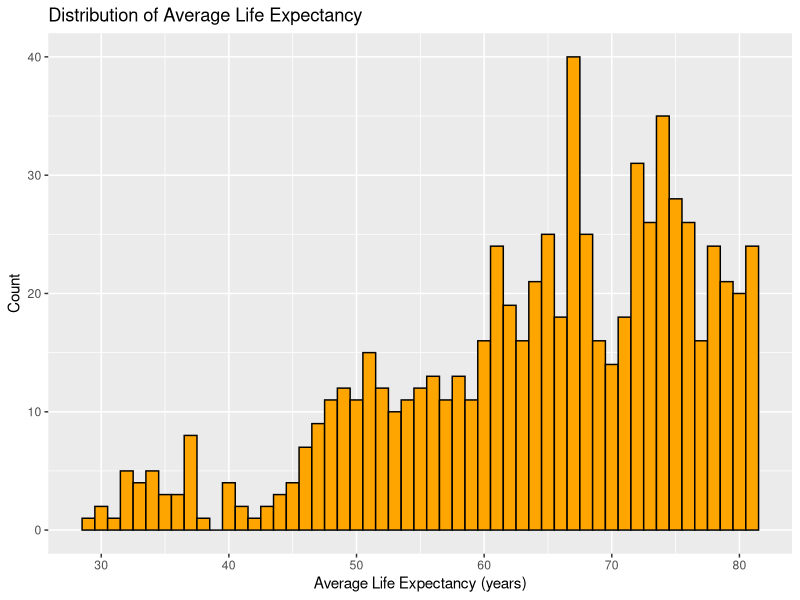
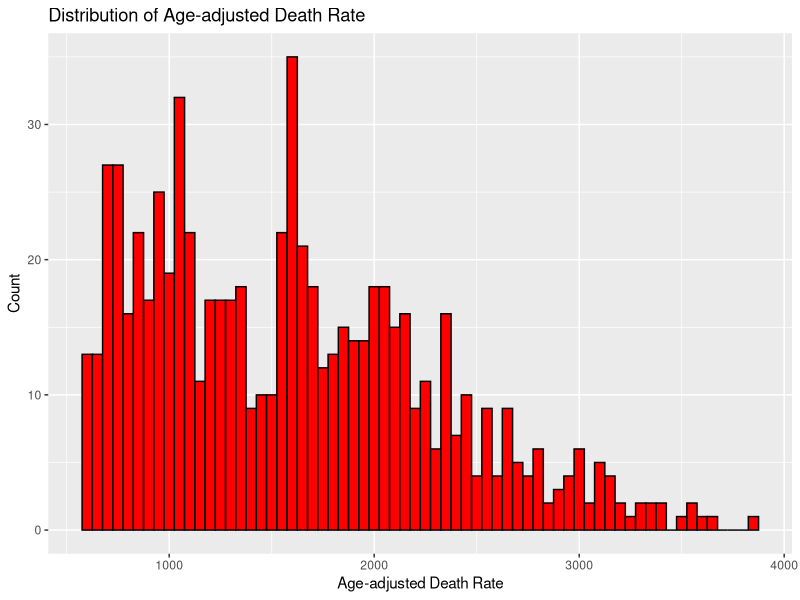
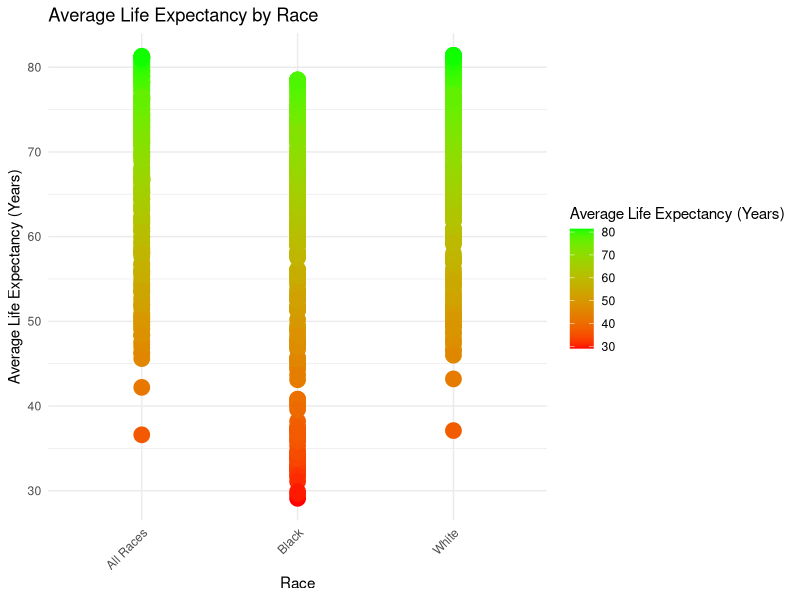
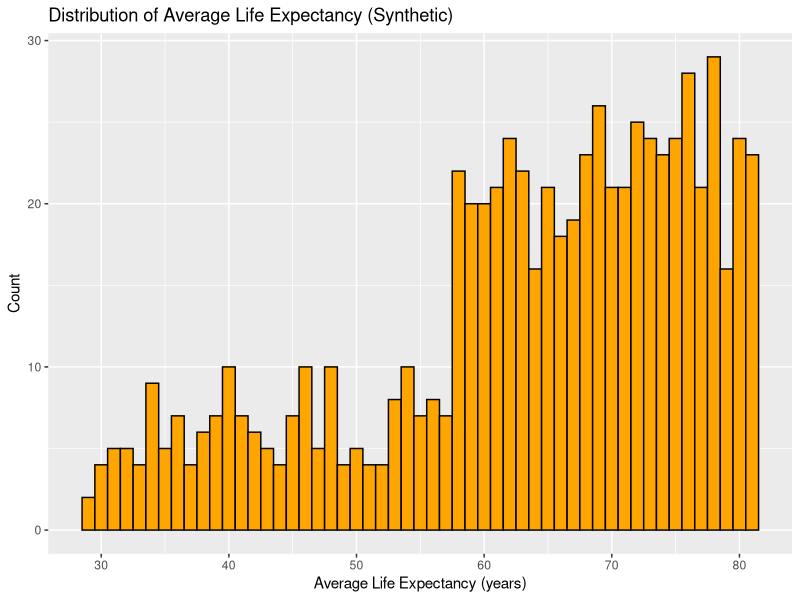
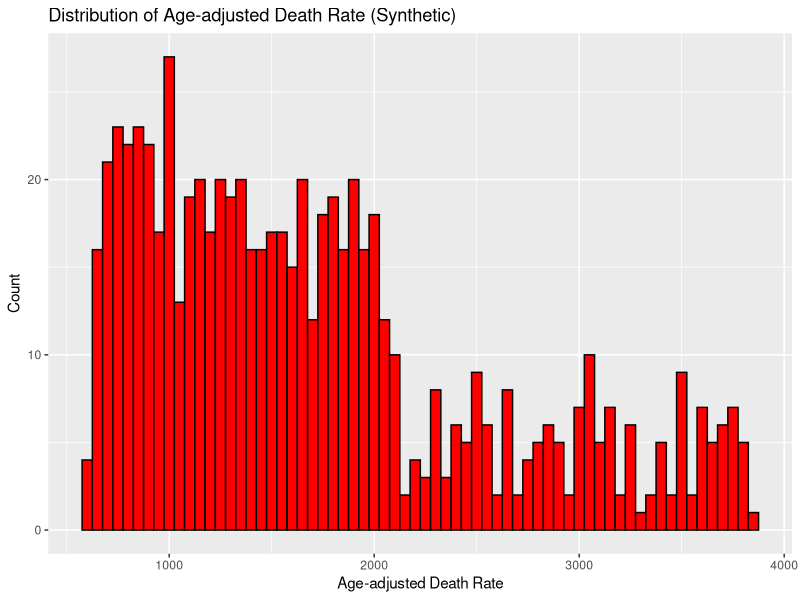
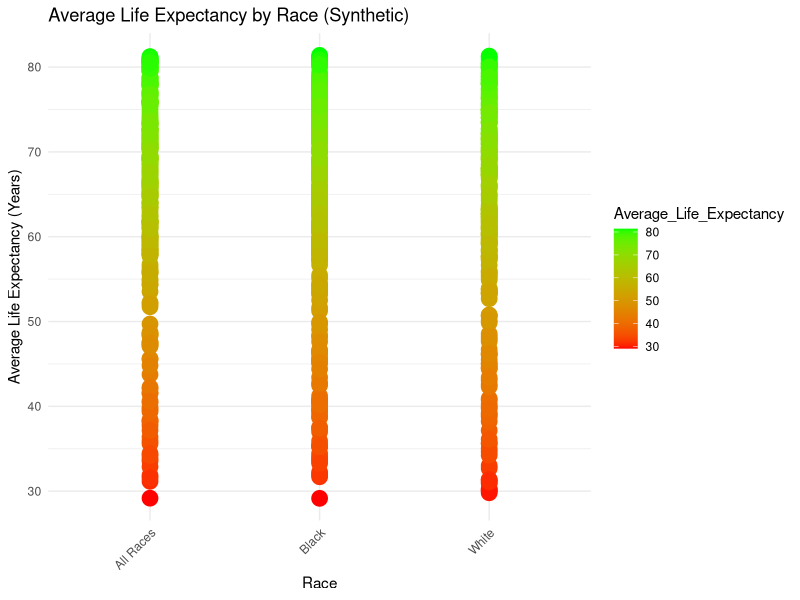

Write R code to recreate these figures, in order.
## ---- chunk 1
library(readr)
library(dplyr)
library(ggplot2)
## ---- chunk 2
#load the file
death_rate <- read_csv("NCHS_-_Death_rates_and_life_expectancy_at_birth_20240702.csv")
## ---- chunk 3
head(death_rate)
## ---- chunk 4
#Remove "Both Sexes" from the "Sex" column and keep only male and female
death2 <- death_rate %>%
  filter(Sex != "Both Sexes")
## ---- chunk 5
#View the new dataset to ensure correct variables
View(death2)
## ---- chunk 6
# Summary statistics for Average Life Expectancy
life_expectancy_summary <- summary(death2$`Average Life Expectancy (Years)`)
print(life_expectancy_summary)

# Histogram of Average Life Expectancy
AvgLifeExp_plot <- ggplot(death2, aes(x = `Average Life Expectancy (Years)`)) +
  geom_histogram(binwidth = 1, fill = "orange", color = "black") +
  labs(title = "Distribution of Average Life Expectancy", x = "Average Life Expectancy (years)", y = "Count")
AvgLifeExp_plot
## ---- chunk 7
# Summary statistics for Age-adjusted Death Rate
death_rate_summary <- summary(death2$`Age-adjusted Death Rate`)
print(death_rate_summary)

# Histogram of Age-adjusted Death Rate
ggplot(death2, aes(x = `Age-adjusted Death Rate`)) +
  geom_histogram(binwidth = 50, fill = "red", color = "black") +
  labs(title = "Distribution of Age-adjusted Death Rate", x = "Age-adjusted Death Rate", y = "Count")

## ---- chunk 8
#plot with gradient color scale
AvgLife_Race_plot <- ggplot(death2, aes(x = Race, y = `Average Life Expectancy (Years)`, color = `Average Life Expectancy (Years)`)) +
  geom_point(size = 5) +
  scale_color_gradient(low = "red", high = "green") +
  labs(title = "Average Life Expectancy by Race", x = "Race", y = "Average Life Expectancy (Years)") +
  theme_minimal() +
  theme(axis.text.x = element_text(angle = 45, hjust = 1))
AvgLife_Race_plot
## ---- chunk 9
# This chunk recreates the "Year", "Race", and "Sex" variables.

# PROMPT USED:
#I need to create a dataset replicating an already exisiting dataset in R studio, The first variables I'd like replicate is 'Year' 'Race' and 'Sex'. There are 714 observations. The year column documents the year from 1900 to 2018 for each race and gender. The race variable contains 'All Races', 'Black', and 'White', while the gender variable contains 'Male' or 'Female'.

# Define the variables
years <- 1900:2018  # 119 years
races <- c("All Races", "Black", "White")
genders <- c("Male", "Female")

# Calculate the number of repetitions needed
num_years <- length(years)
num_races <- length(races)
num_genders <- length(genders)

# Create the data frame
synth_data <- expand.grid(Year = years, Race = races, Sex = genders) %>%
  slice_sample(n = 714)

# Ensure the data frame has 714 observations
synth_data <- synth_data[1:714, ]

# View the dataset
head(synth_data)
## ---- chunk 10
# This chunk recreates the Average Life expectancy (years)

# PROMPT USED: 
# The next variable Id like to add to that same dataframe is Average life expectancy, Here is a summary of the variable:
# Min. 1st Qu.  Median    Mean 3rd Qu.    Max.    NA's 
# 29.10   57.12   66.70   64.52   73.90   81.40       4 

# Set seed for reproducibility
set.seed(123)

# Define the summary statistics
original_summary <- c(
  Min = 29.10,
  Q1 = 57.12,
  Median = 66.70,
  Mean = 64.52,
  Q3 = 73.90,
  Max = 81.40
)

# Generate random life expectancy values using the quantiles
quantiles <- c(0, 0.25, 0.5, 0.75, 1)
values <- c(29.10, 57.12, 66.70, 73.90, 81.40)

# Interpolation function
interp_function <- approxfun(quantiles, values, rule = 2)

# Generate synthetic data
synthetic_life_expectancy <- interp_function(runif(710))

# Add the NA values
synthetic_life_expectancy <- c(synthetic_life_expectancy, rep(NA, 4))

# Shuffle the values to randomly distribute the NA values
synthetic_life_expectancy <- sample(synthetic_life_expectancy)

# Add the life expectancy to the existing dataframe
synth_data$Average_Life_Expectancy <- synthetic_life_expectancy

# View the summary of the synthetic data
summary(synth_data$Average_Life_Expectancy)

## ---- chunk 11
# This chunk recreates the age-adjusted death rate

# PROMPT USED:
# The last variable Id like to add to the same data set is age adjusted death rate, here is a summary of the variable:
# Min. 1st Qu.  Median    Mean 3rd Qu.    Max. 
# 611.3  1025.2  1567.2  1599.1  2057.0  3845.7 

# Set seed for reproducibility
set.seed(123)

# Define the summary statistics for age adjusted death rate
death_rate_quantiles <- c(611.3, 1025.2, 1567.2, 2057.0, 3845.7)

# Generate synthetic death rate data using quantile-based sampling
synthetic_death_rate <- quantile(death_rate_quantiles, probs = runif(714, 0, 1))

# Add the age adjusted death rate to the existing dataframe
synth_data$Age_Adjusted_Death_Rate <- synthetic_death_rate

summary(synth_data$Age_Adjusted_Death_Rate)
## ---- chunk 12
# This chunk will plot the synthetic average_life_expectancy and print a summary of the variable

summary(synth_data$Average_Life_Expectancy)

Synth_AvgLifeExp_plot <- ggplot(synth_data, aes(x = Average_Life_Expectancy)) +
  geom_histogram(binwidth = 1, fill = "orange", color = "black") +
  labs(title = "Distribution of Average Life Expectancy (Synthetic)", x = "Average Life Expectancy (years)", y = "Count")
Synth_AvgLifeExp_plot
## ---- chunk 13
# This chunk prints a summary of the synthetic variable age_adjusted_death_rate and then plots its distribution

summary(synth_data$Age_Adjusted_Death_Rate)

ggplot(synth_data, aes(x = Age_Adjusted_Death_Rate)) +
  geom_histogram(binwidth = 50, fill = "red", color = "black") +
  labs(title = "Distribution of Age-adjusted Death Rate (Synthetic)", x = "Age-adjusted Death Rate", y = "Count")
## ---- chunk 14
#This chunk creates the plot for synthetic average life expectancy by race
Synth_AvgLife_Race_plot <- ggplot(synth_data, aes(x = Race, y = Average_Life_Expectancy, color = Average_Life_Expectancy)) +
  geom_point(size = 5) +
  scale_color_gradient(low = "red", high = "green") +
  labs(title = "Average Life Expectancy by Race (Synthetic)", x = "Race", y = "Average Life Expectancy (Years)") +
  theme_minimal() +
  theme(axis.text.x = element_text(angle = 45, hjust = 1))
Synth_AvgLife_Race_plot
